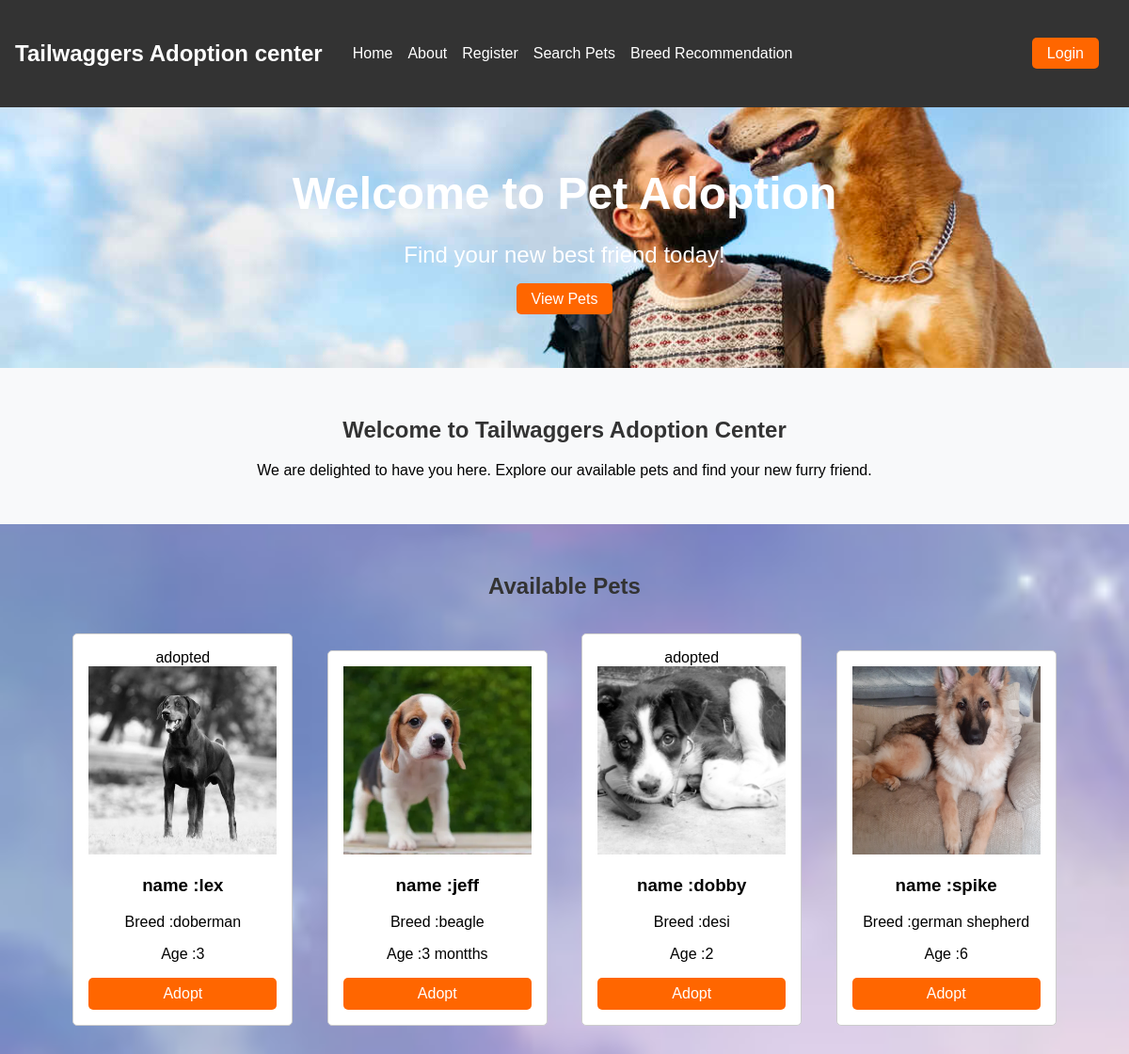
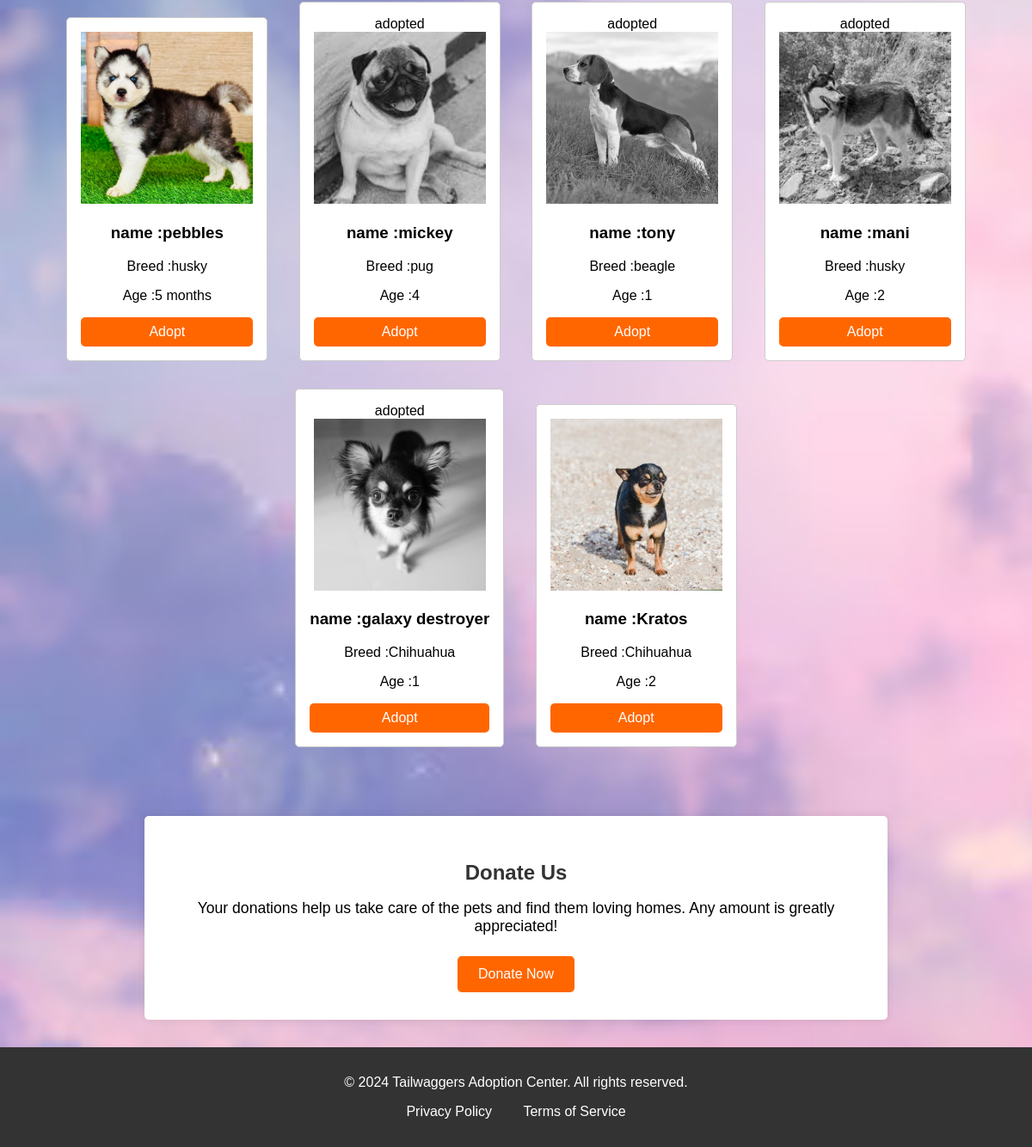
The app's page /, older data (2 pictures, top to bottom).
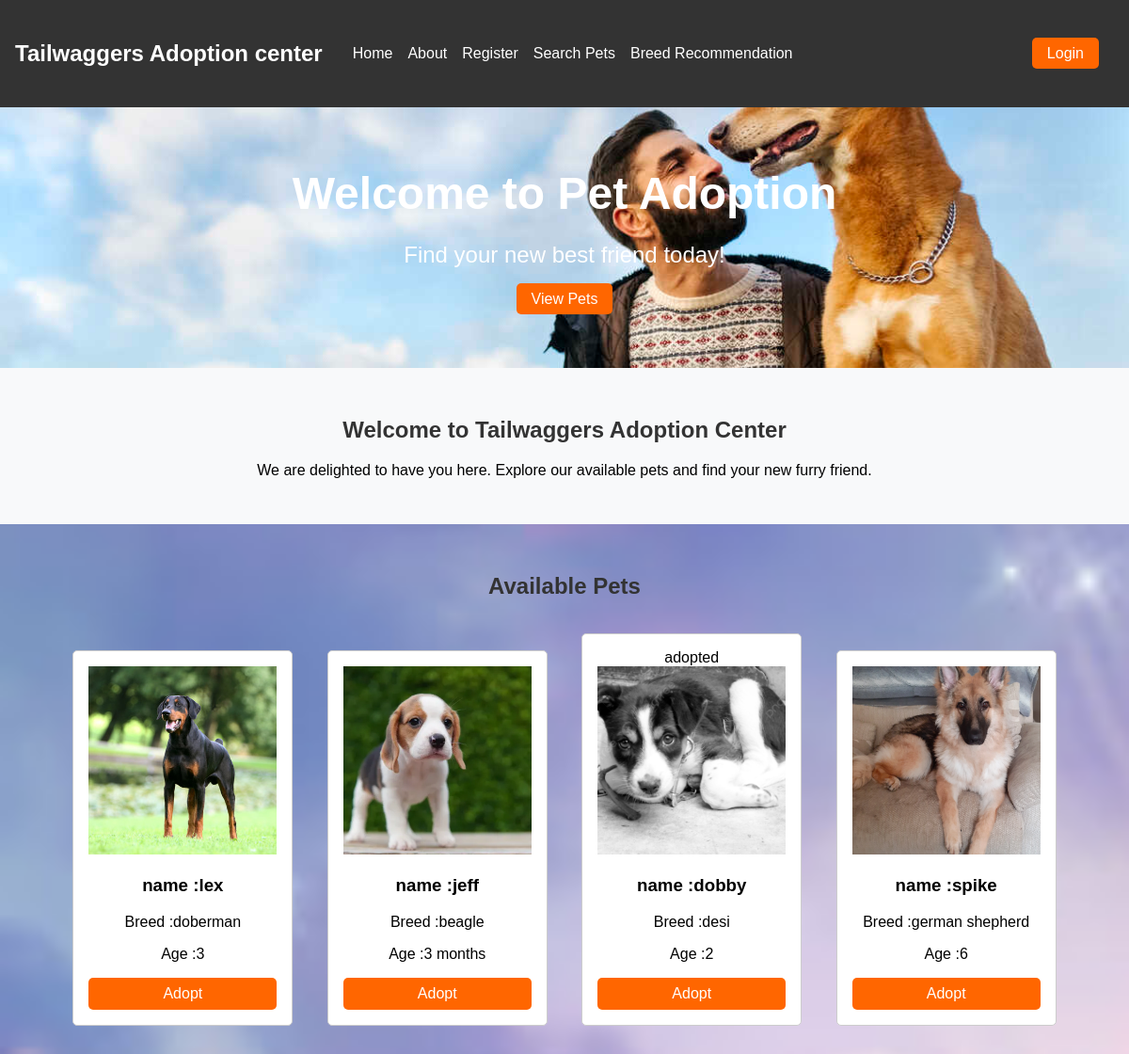
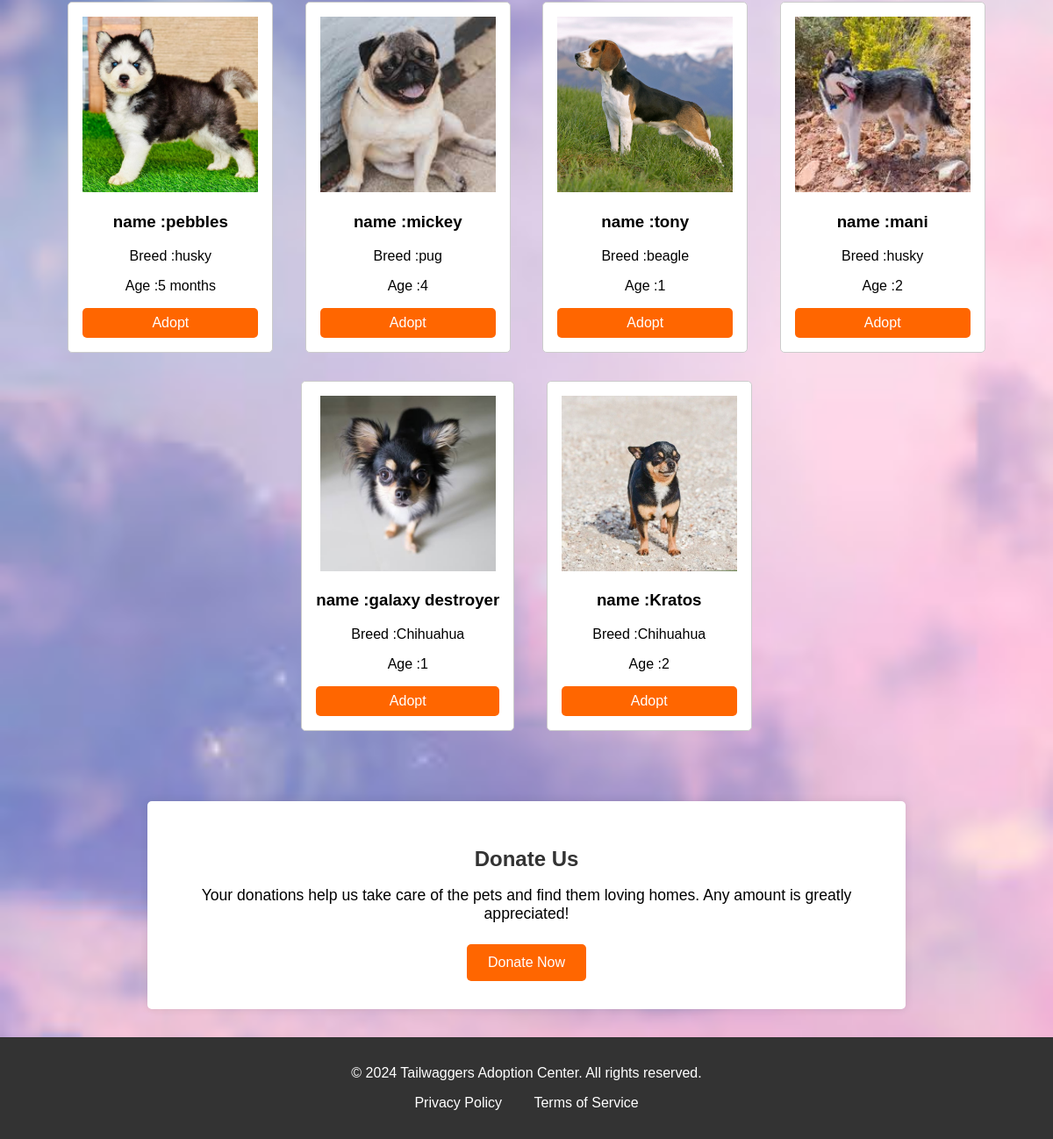
The same page, newer data (2 pictures, top to bottom).
### webpage/models.py (models this page shows, shortened)
class pet(models.Model):
    SIZE_CHOICES = [ ('small', 'Small'), ('medium', 'Medium'), ('large', 'Large'), ]
    GENDER_CHOICES =[("female","Female"),("male","Male")]
    name=models.CharField(max_length=50)
    age=models.CharField(max_length=20)
    breed=models.ForeignKey(breed,on_delete=models.CASCADE,default=1)
    gender=models.CharField(max_length=10,choices=GENDER_CHOICES ,default='male')
    description = models.TextField(max_length=300,blank=True)
    size = models.CharField(max_length=10, choices=SIZE_CHOICES, default='medium')
    vaccinations = models.BooleanField(default=False)
    spayed_neutered = models.BooleanField(default=False)
    medical_conditions = models.CharField(max_length=100, blank=True)
    image=models.ImageField(upload_to=("upload/image/"))
    is_adopted=models.BooleanField(default=False)
    class Meta:
        permissions = [("can_add_pet","can add pet")]

class breed(models.Model):
    ACTIVITY_LEVEL_CHOICES = [ ('low', 'Low'), ('medium', 'Medium'), ('high', 'High'), ]
    SIZE_CHOICES = [ ('small', 'Small'), ('medium', 'Medium'), ('large', 'Large'), ]
    name = models.CharField(max_length=50)
    good_with_kids = models.BooleanField(default=False)
    low_shedding =models.BooleanField(default=False)
    first_time_owner = models.BooleanField(default=False)
    Guard_dog = models.BooleanField(default=False)
    athletic = models.BooleanField(default=False)
    first_time_owner = models.BooleanField(default=False)
    activity_level = models.CharField(max_length=10, choices=ACTIVITY_LEVEL_CHOICES, default='medium')
    size = models.CharField(max_length=10, choices=SIZE_CHOICES, default='medium')
    def __str__(self):
        return self.name

### webpage/views.py (the view)
# urls.py: 2. Add a URL to urlpatterns:  path('', views.home, name='home')
def home(request):
    pets =pet.objects.all()
    return render(request, "home.html",{"pets":pets,})

### webpage/templates/home.html
{% extends 'base.html'%}
{% block content%}
    <header class="hero" >
        <h1>Welcome to Pet Adoption</h1>
        <p>Find your new best friend today!</p>
        <a href="#pets" class="btn">View Pets</a>
    </header>
    <section id='welcome1' class='welcome1'>
        <h2>Welcome to Tailwaggers Adoption Center</h2>
        <p>We are delighted to have you here. Explore our available pets and find your new furry friend.</p>
    </section>
    <section id="pets" class="pets">
        <h2>Available Pets</h2>
        {%for pet in pets %}
            {%if pet.is_adopted%}
            <div class="pet-card">
                <div class="badge bg-dark text-white position-absoulte" style="top:0.5rem; right:0.5rem">
                    adopted</div>
                <img src="{{ pet.image.url }}" alt="Pet 1" style="filter:grayscale(100%)" >
                <h3>name :{{ pet.name}}</h3>
                <p>Breed :{{pet.breed}}</p>
                <p>Age :{{pet.age}}</p>
                <a href="{%url 'petP' pet.id %}" class="btn">Adopt</a>
            </div>
            {% else %}
        <div class="pet-card">
            <img src="{{ pet.image.url }}" alt="Pet 1" >
            <h3>name :{{ pet.name}}</h3>
            <p>Breed :{{pet.breed}}</p>
            <p>Age :{{pet.age}}</p>
            <a href="{%url 'petP' pet.id %}" class="btn">Adopt</a>
        </div>
        {% endif%}
        {% endfor %}
    </section>
    <section id="donate" class="donate">
        <h2>Donate Us</h2>
        <p>Your donations help us take care of the pets and find them loving homes. Any amount is greatly appreciated!</p>
        <a href="{% url 'payment' %}" class="btn">Donate Now</a>
    </section>
{% endblock %}

Row changes from the older to the newer data that the page shows:
changed pet "lex": is_adopted True → False (drawn); image: picture added; image: picture removed
changed pet "jeff": age "3 montths" → "3 months"
changed pet "mickey": is_adopted True → False (drawn); image: picture added; image: picture removed
changed pet "tony": is_adopted True → False (drawn); image: picture added; image: picture removed
changed pet "mani": is_adopted True → False (drawn); image: picture added; image: picture removed
changed pet "galaxy destroyer": is_adopted True → False (drawn); image: picture added; image: picture removed
